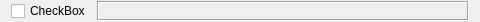
<?xml version="1.0" encoding="UTF-8"?>
<ui version="4.0">
 <class>SectForm</class>
 <widget class="QWidget" name="SectForm">
  <property name="geometry">
   <rect>
    <x>0</x>
    <y>0</y>
    <width>480</width>
    <height>19</height>
   </rect>
  </property>
  <property name="sizePolicy">
   <sizepolicy hsizetype="Preferred" vsizetype="Minimum">
    <horstretch>0</horstretch>
    <verstretch>0</verstretch>
   </sizepolicy>
  </property>
  <property name="windowTitle">
   <string>Form</string>
  </property>
  <layout class="QGridLayout" name="gridLayout">
   <property name="topMargin">
    <number>1</number>
   </property>
   <property name="bottomMargin">
    <number>1</number>
   </property>
   <item row="0" column="0">
    <widget class="QCheckBox" name="checkBox">
     <property name="sizePolicy">
      <sizepolicy hsizetype="Minimum" vsizetype="Minimum">
       <horstretch>0</horstretch>
       <verstretch>0</verstretch>
      </sizepolicy>
     </property>
     <property name="text">
      <string>CheckBox</string>
     </property>
    </widget>
   </item>
   <item row="0" column="1">
    <widget class="QFrame" name="contentWidget">
     <property name="sizePolicy">
      <sizepolicy hsizetype="Expanding" vsizetype="Minimum">
       <horstretch>0</horstretch>
       <verstretch>0</verstretch>
      </sizepolicy>
     </property>
     <property name="frameShape">
      <enum>QFrame::Box</enum>
     </property>
     <property name="frameShadow">
      <enum>QFrame::Sunken</enum>
     </property>
    </widget>
   </item>
  </layout>
 </widget>
 <resources/>
 <connections>
  <connection>
   <sender>checkBox</sender>
   <signal>stateChanged(int)</signal>
   <receiver>SectForm</receiver>
   <slot>callbackSectCheckBox(int)</slot>
   <hints>
    <hint type="sourcelabel">
     <x>33</x>
     <y>142</y>
    </hint>
    <hint type="destinationlabel">
     <x>50</x>
     <y>70</y>
    </hint>
   </hints>
  </connection>
 </connections>
 <slots>
  <slot>callbackSectCheckBox(int)</slot>
 </slots>
</ui>
